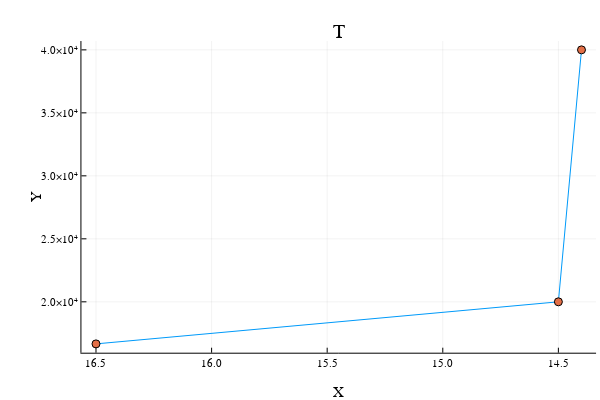

The cell this chart's notebook holds for it:
### Code cell
plot(temp, num, legend=false)
scatter!(temp, num, legend=false)
xflip!()
xlabel!("X")
ylabel!("Y")
title!("T")

### Figure 1 — Plotly figure (JSON) as saved in the notebook; plotly's stock layout.template omitted (floating-point values rounded to 4 significant figures)
{"data": [{"colorbar": {"title": ""}, "legendgroup": "y1", "line": {"color": "rgba(0, 154, 250, 1.000)", "dash": "solid", "shape": "linear", "width": 1}, "mode": "lines", "name": "y1", "showlegend": true, "type": "scatter", "x": [14.4, 14.5, 16.5], "xaxis": "x", "y": [40000, 20000, 16660], "yaxis": "y", "zmax": null, "zmin": null}, {"colorbar": {"title": ""}, "legendgroup": "y2", "marker": {"color": "rgba(227, 111, 71, 1.000)", "line": {"color": "rgba(0, 0, 0, 1.000)", "width": 1}, "size": 8, "symbol": "circle"}, "mode": "markers", "name": "y2", "showlegend": true, "type": "scatter", "x": [14.4, 14.5, 16.5], "xaxis": "x", "y": [40000, 20000, 16660], "yaxis": "y", "zmax": null, "zmin": null}], "layout": {"annotations": [{"font": {"color": "rgba(0, 0, 0, 1.000)", "family": "sans-serif", "size": 20}, "rotation": 0, "showarrow": false, "text": "T", "x": 0.5646, "xanchor": "center", "xref": "paper", "y": 1, "yanchor": "top", "yref": "paper"}], "height": 400, "margin": {"b": 20, "l": 0, "r": 0, "t": 20}, "paper_bgcolor": "rgba(255, 255, 255, 1.000)", "plot_bgcolor": "rgba(255, 255, 255, 1.000)", "showlegend": false, "width": 600, "xaxis": {"anchor": "y", "domain": [0.1357, 0.9934], "gridcolor": "rgba(0, 0, 0, 0.100)", "gridwidth": 0.5, "linecolor": "rgba(0, 0, 0, 1.000)", "mirror": false, "range": [16.56, 14.34], "showgrid": true, "showline": true, "showticklabels": true, "tickangle": 0, "tickcolor": "rgb(0, 0, 0)", "tickfont": {"color": "rgba(0, 0, 0, 1.000)", "family": "sans-serif", "size": 11}, "tickmode": "array", "ticks": "inside", "ticktext": ["14.5", "15.0", "15.5", "16.0", "16.5"], "tickvals": [14.5, 15, 15.5, 16, 16.5], "title": "X", "titlefont": {"color": "rgba(0, 0, 0, 1.000)", "family": "sans-serif", "size": 15}, "type": "-", "visible": true, "zeroline": false, "zerolinecolor": "rgba(0, 0, 0, 1.000)"}, "yaxis": {"anchor": "x", "domain": [0.07581, 0.9415], "gridcolor": "rgba(0, 0, 0, 0.100)", "gridwidth": 0.5, "linecolor": "rgba(0, 0, 0, 1.000)", "mirror": false, "range": [15960.0, 40700.0], "showgrid": true, "showline": true, "showticklabels": true, "tickangle": 0, "tickcolor": "rgb(0, 0, 0)", "tickfont": {"color": "rgba(0, 0, 0, 1.000)", "family": "sans-serif", "size": 11}, "tickmode": "array", "ticks": "inside", "ticktext": ["2.0×10⁴", "2.5×10⁴", "3.0×10⁴", "3.5×10⁴", "4.0×10⁴"], "tickvals": [20000, 25000, 30000, 35000, 40000], "title": "Y", "titlefont": {"color": "rgba(0, 0, 0, 1.000)", "family": "sans-serif", "size": 15}, "type": "-", "visible": true, "zeroline": false, "zerolinecolor": "rgba(0, 0, 0, 1.000)"}}}
